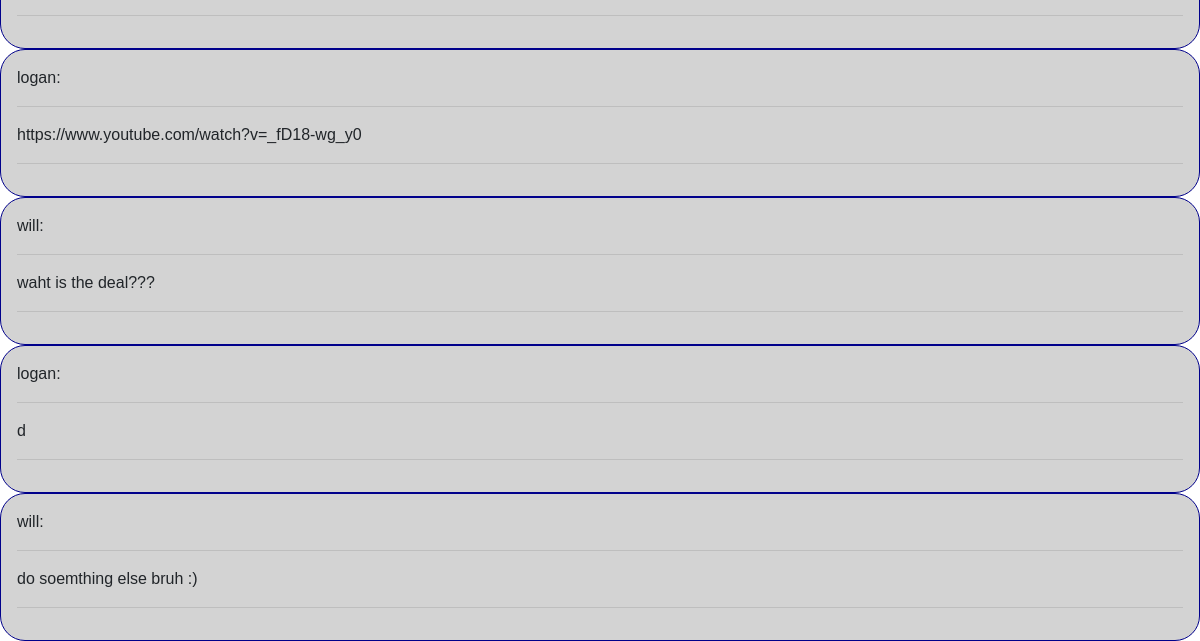
Before: /view_monster/1/ (signed in, lower part) with the older database file.
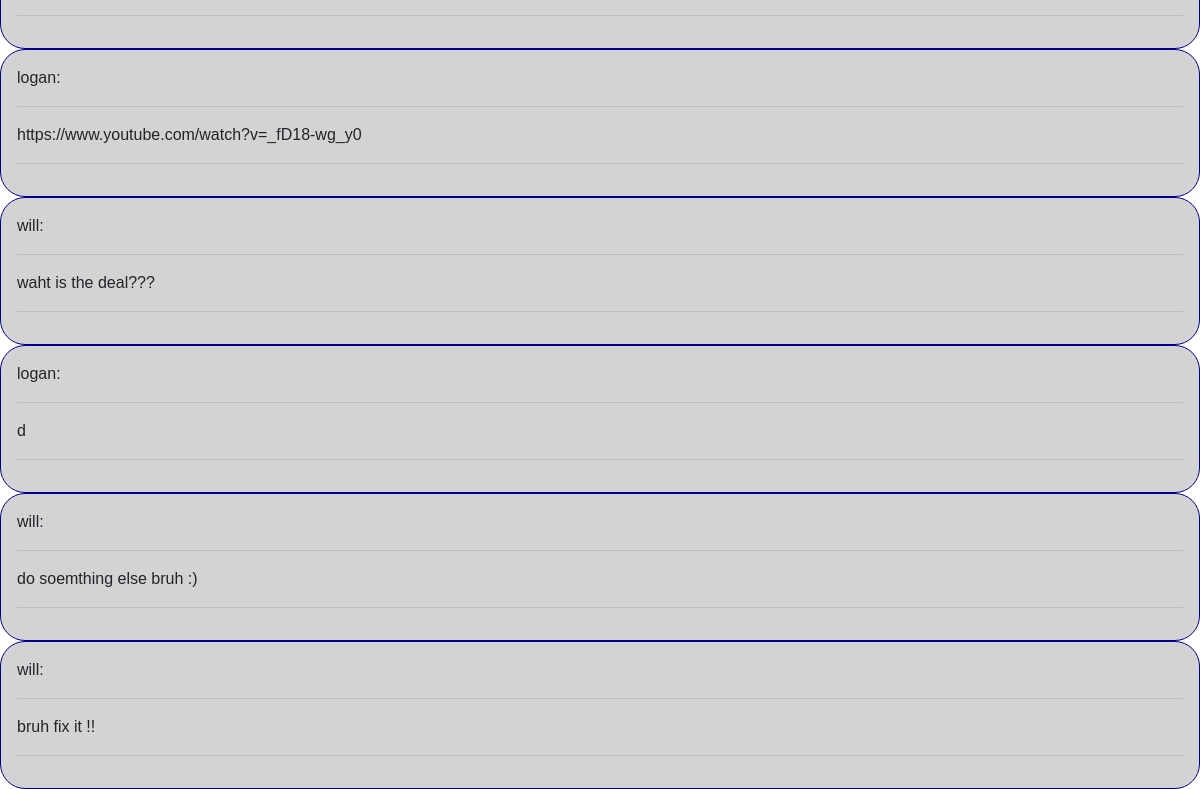
After: the same page with the newer database file.
### app/models.py (models this page shows)
class Comment(models.Model):
    user = models.ForeignKey(settings.AUTH_USER_MODEL,on_delete=models.PROTECT, null=True)
    content = models.CharField(max_length=10000, null=True)
    monster = models.ForeignKey(Monster,on_delete=models.CASCADE, null=True)
    character = models.ForeignKey(Character, on_delete=models.CASCADE, null=True)
    def __str__(self) -> str:
        return self.content

### app/views.py (the view, shortened to what this page needs)
# urls.py: path('view_monster/<str:pk>/', views.view_monster, name='view_monster'),
@login_required(login_url='login')
def view_monster(request, pk):
    monster = Monster.objects.get(id=pk)
    mc = Comment.objects.filter(monster=monster)
    form = CreateCommentForm()
    context = {
		"monster":monster,
		"form":form,
		'mc': mc
	}
    return render(request, 'monster_view.html', context)

### app/templates/monster_view.html (shortened to what this page needs)
<!DOCTYPE html>
<html>
    <link
    rel="stylesheet"
    href="https://stackpath.bootstrapcdn.com/bootstrap/4.1.3/css/bootstrap.min.css"
  />
    <body>
            <div class="comments">
                {% for comments in  mc%}
                    <div class="comment">
                        {{comments.user}}:
                        <hr>
                        <p>{{comments}}</p>
                        <hr>
                    </div>
                {% endfor %}
            </div>
    </body>
</html>

Changed rows visible on the page:
added Comment: user "will", content "bruh fix it !!"
